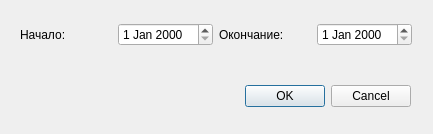
<?xml version="1.0" encoding="UTF-8"?>
<ui version="4.0">
 <class>setPeriodDialog</class>
 <widget class="QDialog" name="setPeriodDialog">
  <property name="geometry">
   <rect>
    <x>0</x>
    <y>0</y>
    <width>433</width>
    <height>134</height>
   </rect>
  </property>
  <property name="minimumSize">
   <size>
    <width>433</width>
    <height>134</height>
   </size>
  </property>
  <property name="maximumSize">
   <size>
    <width>433</width>
    <height>134</height>
   </size>
  </property>
  <property name="windowTitle">
   <string>Отчётный период</string>
  </property>
  <widget class="QDialogButtonBox" name="buttonBox">
   <property name="geometry">
    <rect>
     <x>70</x>
     <y>80</y>
     <width>341</width>
     <height>32</height>
    </rect>
   </property>
   <property name="orientation">
    <enum>Qt::Horizontal</enum>
   </property>
   <property name="standardButtons">
    <set>QDialogButtonBox::Cancel|QDialogButtonBox::Ok</set>
   </property>
  </widget>
  <widget class="QWidget" name="">
   <property name="geometry">
    <rect>
     <x>20</x>
     <y>20</y>
     <width>392</width>
     <height>30</height>
    </rect>
   </property>
   <layout class="QHBoxLayout" name="horizontalLayout">
    <item>
     <widget class="QLabel" name="label">
      <property name="text">
       <string>Начало:</string>
      </property>
     </widget>
    </item>
    <item>
     <widget class="QDateEdit" name="m_dateBegin"/>
    </item>
    <item>
     <widget class="QLabel" name="label_2">
      <property name="text">
       <string>Окончание:</string>
      </property>
     </widget>
    </item>
    <item>
     <widget class="QDateEdit" name="m_dateEnd"/>
    </item>
   </layout>
  </widget>
 </widget>
 <resources/>
 <connections>
  <connection>
   <sender>buttonBox</sender>
   <signal>accepted()</signal>
   <receiver>setPeriodDialog</receiver>
   <slot>accept()</slot>
   <hints>
    <hint type="sourcelabel">
     <x>248</x>
     <y>254</y>
    </hint>
    <hint type="destinationlabel">
     <x>157</x>
     <y>274</y>
    </hint>
   </hints>
  </connection>
  <connection>
   <sender>buttonBox</sender>
   <signal>rejected()</signal>
   <receiver>setPeriodDialog</receiver>
   <slot>reject()</slot>
   <hints>
    <hint type="sourcelabel">
     <x>316</x>
     <y>260</y>
    </hint>
    <hint type="destinationlabel">
     <x>286</x>
     <y>274</y>
    </hint>
   </hints>
  </connection>
 </connections>
</ui>
